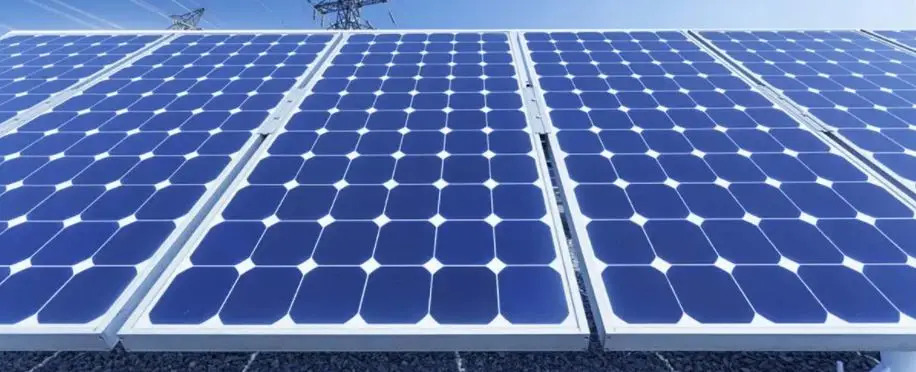
#> input picture Assignment3/Q4/solar.jpg, 916 x 372 px, found by its file name
$ python Q4.py
#> lines starting #> are read from the running program, lines starting #| are printed output that depends on the picture
import cv2
import numpy as np
import os
import math

path = "C:\\Users\\KenYuen\\OneDrive - sjtu.edu.cn\\Desktop\\UNI\\SEM 6 Spring Sem '22\\Computer Vision\\Assignment\\Assignment3\\Q4"
img = cv2.imread(os.path.join(path, 'solar.jpg'))
#> img is the input picture: shape (372, 916, 3); mean B, G, R 171.6, 114, 90.2
img_gray = cv2.cvtColor(img, cv2.COLOR_BGR2GRAY)
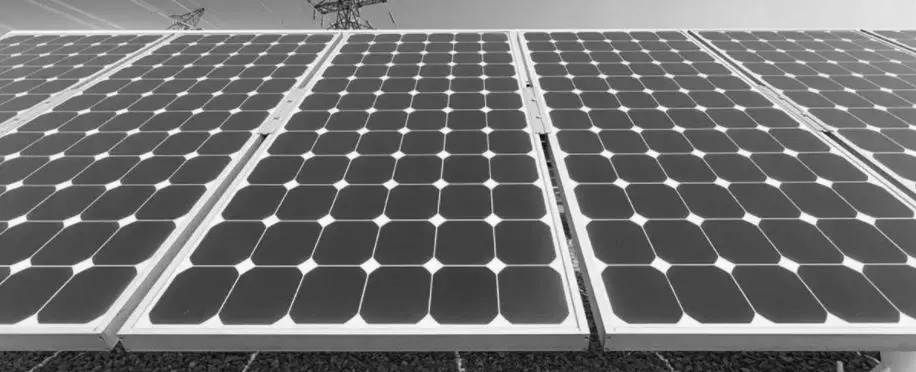
#> img_gray: shape (372, 916); min 8, max 255, mean 113.5
# cv2.imshow('Gray Image', img_gray)
cv2.imwrite(os.path.join(path, 'solarpanel.jpg'), img_gray)
img_edges = cv2.Canny(img_gray, 100, 400, apertureSize = 3)
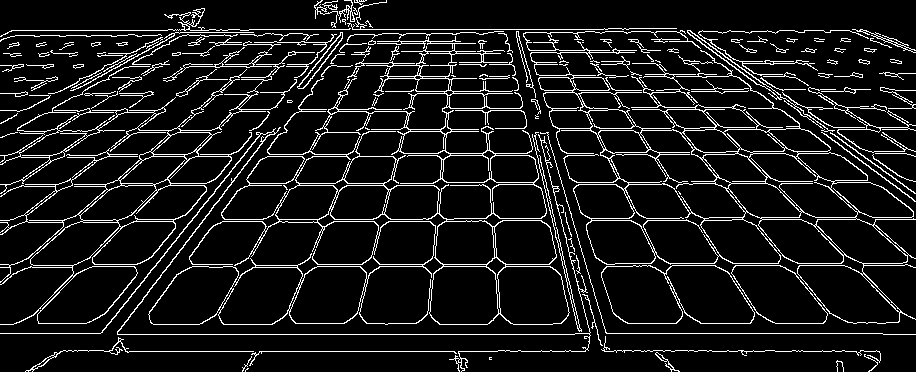
#> img_edges: shape (372, 916); 9.8% white in thin lines or dots
# cv2.imshow('Canny Image', img_edges)
cv2.imwrite(os.path.join(path, 'solarpanel_Canny.jpg'), img_edges)

lines = cv2.HoughLines(img_edges, 1, np.pi/6, 100)
#> lines = 37 rows, first 8: [351, 1.57], [334, 1.57], [29, 1.57], [219, 1.57], [183, 1.57], [323, 1.57], [154, 1.57], [266, 1.57]
print(len(lines))
#| 37

if lines is not None:
    for i in range(0, len(lines)):
        rho = lines[i][0][0]
        theta = lines[i][0][1]
        a = math.cos(theta)
        b = math.sin(theta)
        x0 = a * rho
        y0 = b * rho
        pt1 = (int(x0 + 1000*(-b)), int(y0 + 1000*(a)))
        pt2 = (int(x0 - 1000*(-b)), int(y0 - 1000*(a)))
        cv2.line(img, pt1, pt2, (0,0,255), 1, cv2.LINE_AA)
#> this loop made 37 passes
#> (rho, theta, a, b, x0, y0, pt1, pt2) on passes 1 to 10: (351, 1.57, -4.37e-08, 1, -1.53e-05, 351, (-1000, 350), (999, 351)), (334, 1.57, -4.37e-08, 1, -1.46e-05, 334, (-1000, 333), (999, 334)), (29, 1.57, -4.37e-08, 1, -1.27e-06, 29, (-1000, 28), (999, 29)), (219, 1.57, -4.37e-08, 1, -9.57e-06, 219, (-1000, 218), (999, 219)), (183, 1.57, -4.37e-08, 1, -8e-06, 183, (-1000, 182), (999, 183)), (323, 1.57, -4.37e-08, 1, -1.41e-05, 323, (-1000, 322), (999, 323)), (154, 1.57, -4.37e-08, 1, -6.73e-06, 154, (-1000, 153), (999, 154)), (266, 1.57, -4.37e-08, 1, -1.16e-05, 266, (-1000, 265), (999, 266)), (64, 1.57, -4.37e-08, 1, -2.8e-06, 64, (-1000, 63), (999, 64)), (264, 1.57, -4.37e-08, 1, -1.15e-05, 264, (-1000, 263), (999, 264))
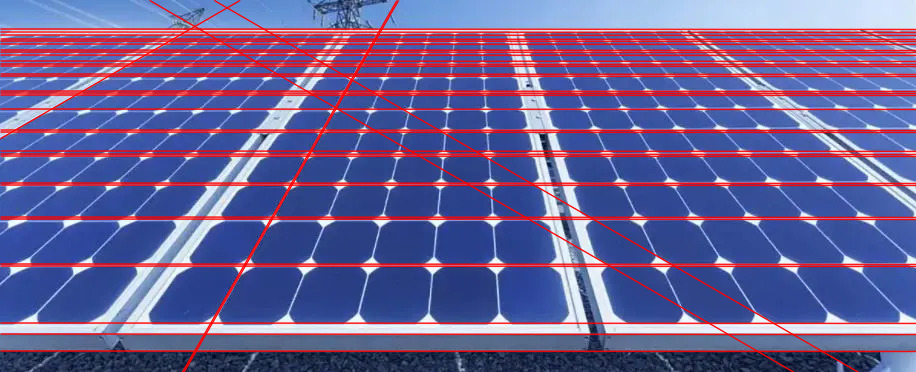
#> img: shape (372, 916, 3); mean B, G, R 147.2, 96.3, 107.9

# cv2.imshow("houghline",img)
cv2.imwrite(os.path.join(path, 'solarpanel_Hough.jpg'), img)
# cv2.waitKey()
# cv2.destroyAllWindows()
